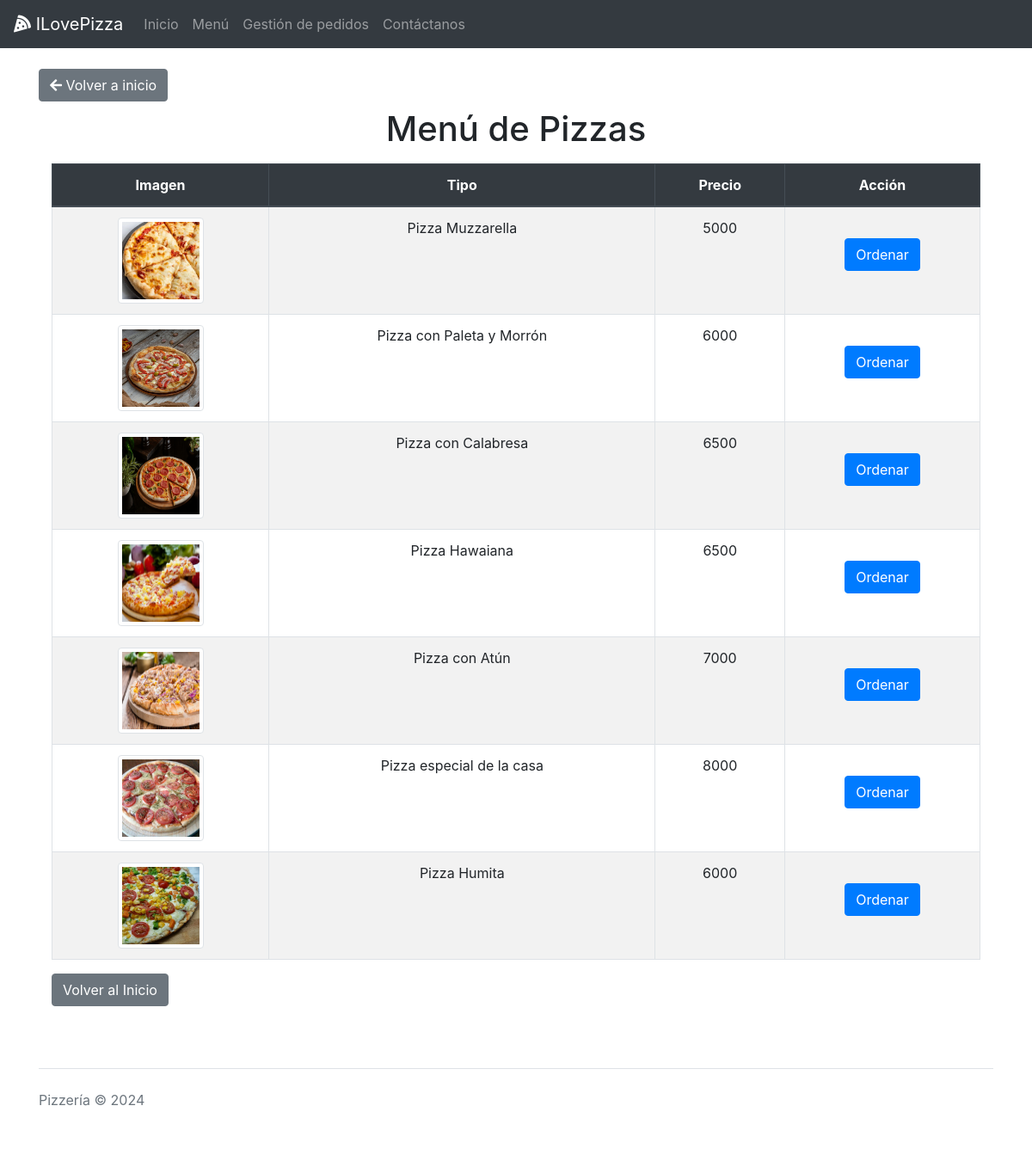
The page /index.php?action=menu on the database its author committed.
### tables this page shows
CREATE TABLE `pizzas` (
  `id` int(11) NOT NULL,
  `tipo` varchar(100) NOT NULL,
  `precio` int(11) NOT NULL,
  `imagen` varchar(255) DEFAULT NULL
);

### controllers/PizzaController.php (called while the page is built, shortened)
<?php
require_once(__DIR__ . '/../config/database.php');
require_once(__DIR__ . '/../models/Pizza.php');
class PizzaController {
    private $pizzaModel;
    public function __construct() {
        global $db;
        $this->pizzaModel = new Pizza($db);
    }
    public function menu() {
        $pizzas = $this->pizzaModel->obtenerTodos();
        require_once(__DIR__ . '/../views/menu.php');
    }
}
?>

### models/Pizza.php (called while the page is built, shortened)
<?php
class Pizza {
    private $conn;
    public function __construct($db) {
        $this->conn = $db;
    }
    public function obtenerTodos() {
        $query = "SELECT * FROM pizzas";
        $result = $this->conn->query($query);
        return $result;
    }
}
?>

### views/menu.php (the view)
<?php include(__DIR__ . '/../views/partials/header.php'); ?>
<a href="index.php?action=inicio" class="btn btn-secondary mb-2">
    <i class="fas fa-arrow-left"></i> Volver a inicio
</a>
<h1 class="mb-3 text-center">Menú de Pizzas</h1>
<div class="container mt-2">
    <table class="table table-striped table-bordered">
        <thead class="thead-dark">
            <tr>
                <th>Imagen</th>
                <th>Tipo</th>
                <th>Precio</th>
                <th>Acción</th>
            </tr>
        </thead>
        <tbody>
            <?php if ($pizzas->num_rows > 0) : ?>
                <?php while ($pizza = $pizzas->fetch_assoc()) : ?>
                    <tr>
                        <td><img src="public/images/<?= htmlspecialchars($pizza['imagen']); ?>" alt="<?= htmlspecialchars($pizza['tipo']); ?>" class="img-thumbnail" style="width: 100px; height: 100px;"></td>
                        <td><?= htmlspecialchars($pizza['tipo']); ?></td>
                        <td><?= htmlspecialchars($pizza['precio']); ?></td>
                        <td>
                            <a href="index.php?action=crear_pedido&pizza_id=<?= $pizza['id']; ?>" class="btn btn-primary mt-4">Ordenar</a>
                        </td>
                    </tr>
                <?php endwhile; ?>
            <?php else : ?>
                <tr>
                    <td colspan="4">No hay pizzas disponibles en el menú.</td>
                </tr>
            <?php endif; ?>
        </tbody>
    </table>
    <a href="index.php?action=inicio" class="btn btn-secondary">Volver al Inicio</a>
</div>
<?php include(__DIR__ . '/../views/partials/footer.php'); ?>

### index.php (shortened to what this page needs)
<?php
require_once(__DIR__ . '/controllers/PedidoController.php');
require_once(__DIR__ . '/controllers/PizzaController.php');
$action = isset($_GET['action']) ? $_GET['action'] : 'index';
switch ($action) {
    case 'menu':
        $controller = new PizzaController();
        $controller->menu();
        break;
}

### views/partials/header.php (shortened to what this page needs)
<!DOCTYPE html>
<html lang="es">
<head>
    <link rel="stylesheet" href="https://cdnjs.cloudflare.com/ajax/libs/font-awesome/5.15.4/css/all.min.css">
    <link rel="stylesheet" href="https://stackpath.bootstrapcdn.com/bootstrap/4.5.2/css/bootstrap.min.css">
    <link rel="stylesheet" href="public/css/styles.css">
</head>
<body>
    <nav class="navbar navbar-expand-lg navbar-dark bg-dark">
        <a class="navbar-brand" href="index.php?action=inicio">
            <i class="fas fa-pizza-slice"></i> ILovePizza
        </a>
        <div class="collapse navbar-collapse" id="navbarNav">
            <ul class="navbar-nav">
                <li class="nav-item">
                    <a class="nav-link" href="index.php?action=inicio">Inicio</a>
                </li>
                <li class="nav-item">
                    <a class="nav-link" href="index.php?action=menu">Menú</a>
                </li>
                <li class="nav-item">
                    <a class="nav-link" href="index.php?action=mostrarGestion">Gestión de pedidos</a>
                </li>
                <li class="nav-item">
                    <a class="nav-link" href="index.php?action=contacto">Contáctanos</a>
                </li>
            </ul>
        </div>
    </nav>
    <div class="container mt-4">

### views/partials/footer.php (shortened to what this page needs)
</div>
    <div class="container">
    <footer class="py-5">
        <div class="d-flex flex-column flex-sm-row justify-content-between py-4 my-4 border-top">
            <span class="text-muted">Pizzería &copy; 2024</span>
        </div>
    </footer>
</div>
</body>
</html>

### public/css/styles.css (style rules this page uses)
.table th, .table td { text-align: center; }
.img-thumbnail { border-radius: 0.25rem; border: 1px solid #dee2e6; }

### rows shown on the page
pizzas: imagen (picture), tipo "Pizza Muzzarella", precio "5000"
pizzas: imagen (picture), tipo "Pizza con Paleta y Morrón", precio "6000"
pizzas: imagen (picture), tipo "Pizza con Calabresa", precio "6500"
pizzas: imagen (picture), tipo "Pizza Hawaiana", precio "6500"
pizzas: imagen (picture), tipo "Pizza con Atún", precio "7000"
pizzas: imagen (picture), tipo "Pizza especial de la casa", precio "8000"
pizzas: imagen (picture), tipo "Pizza Humita", precio "6000"
